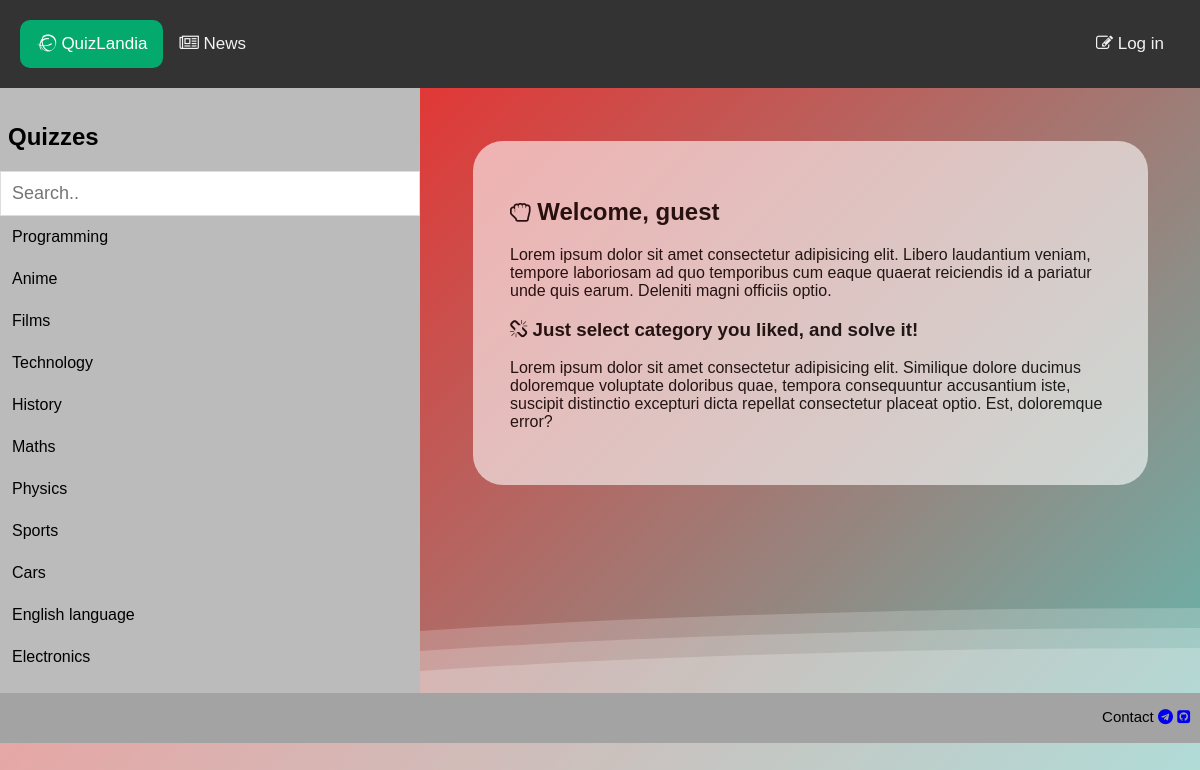
The app's page /, older data.
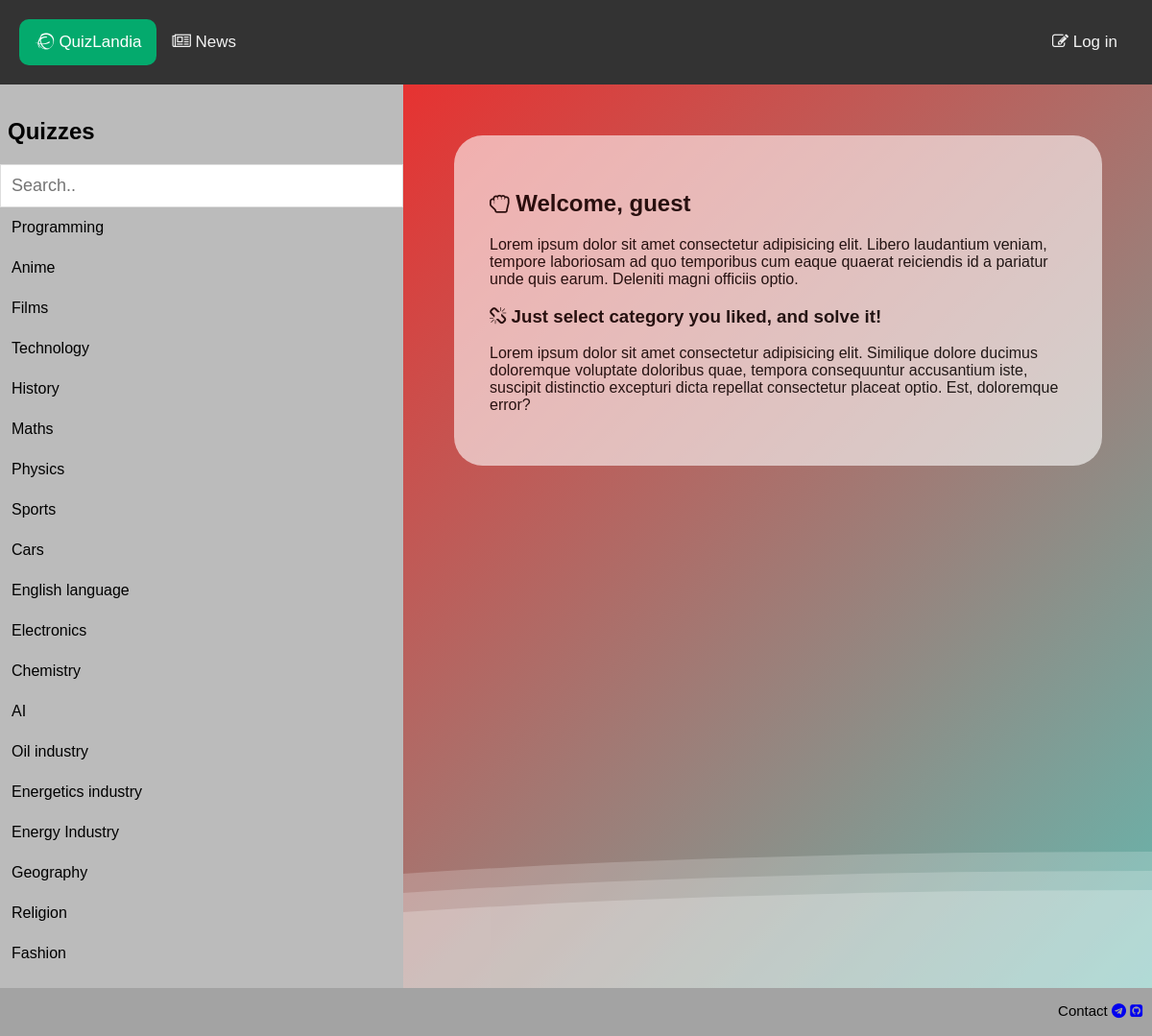
The same page, newer data.
### quiz/models.py (models this page shows, shortened)
class Category(models.Model):
    title = models.CharField('Title', max_length=200)
    slug = models.SlugField('URL', unique=True)
    description = models.TextField('Description', blank=True)
    npp = models.PositiveSmallIntegerField('Sort', default=0)
    class Meta:
        db_table = 'categories'
        verbose_name = 'category'
        verbose_name_plural = 'categories'
        ordering = ('npp', )
    def get_absolute_url(self):
        return reverse('category', kwargs={'category_slug': self.slug})

### quiz/views.py (the view)
# urls.py: path('', index_view, name='index'),
def index_view(request):
    categories = Category.objects.all()
    context = {
        'title': 'Main page',
        'categories': categories
    }
    return render(request, 'quiz/index.html', context=context)

### quiz/templates/quiz/index.html (shortened to what this page needs)
{% extends 'base.html' %}
{% load static %}
{% block content %}
    <div class="row">
        <div class="left" style="background-color:#bbb; height: 100%;">
            <h2>Quizzes</h2>
            <form action="{% url 'search_results' %}" method="get">
                <input name="q" type="text" id="mySearch" onkeyup="myFunction()" placeholder="Search.." title="Type in a category">
            </form>
            <ul id="myMenu">
            {% for category in categories %}
                <li>
                    <a href="{{ category.get_absolute_url }}">
                       {{ category.title }}
                    </a>
                </li>
            {% endfor %}
        </div>
        <div class="right">
            <div>
                {% if user.username %}
                    <h2><i class="fa fa-hand-rock-o" aria-hidden="true"></i> Welcome, {{user.username}}</h2>
                {% else %}
                    <h2><i class="fa fa-hand-rock-o" aria-hidden="true"></i> Welcome, guest</h2>
                {% endif %}
                <p>Lorem ipsum dolor sit amet consectetur adipisicing elit. Libero laudantium veniam, tempore laboriosam ad quo temporibus cum eaque quaerat reiciendis id a pariatur unde quis earum. Deleniti magni officiis optio.</p>
                <h3><i class="fa fa-chain-broken" aria-hidden="true"></i> Just select category you liked, and solve it!</h3>
                <p>Lorem ipsum dolor sit amet consectetur adipisicing elit. Similique dolore ducimus doloremque voluptate doloribus quae, tempora consequuntur accusantium iste, suscipit distinctio excepturi dicta repellat consectetur placeat optio. Est, doloremque error?</p>
            </div>
        </div>
        <div>
            <div class="wave"></div>
            <div class="wave"></div>
            <div class="wave"></div>
        </div>
    </div>
{% endblock %}

### templates/base.html (shortened to what this page needs)
{% load static %}
<!doctype html>
<html lang="en">
<head>
    <link rel="stylesheet" href="{% static 'style.css' %}">
    <link rel="stylesheet" href="https://cdnjs.cloudflare.com/ajax/libs/font-awesome/4.7.0/css/font-awesome.min.css">
</head>
<body>
    {% include 'header.html' %}
    {% block content %}
    {% endblock %}
    {% include 'footer.html' %}
</body>
</html>

### templates/header.html (shortened to what this page needs)
{% load static %}
{% block css %}
    <link rel="stylesheet" href="https://cdnjs.cloudflare.com/ajax/libs/font-awesome/4.7.0/css/font-awesome.min.css">
{% endblock css %}
<div class="topnav" id="myTopnav">
  <a href="{% url 'index' %}" class="active"><i class="fa fa-ravelry" aria-hidden="true"></i>
    QuizLandia</a>
  <a href=""><i class="fa fa-newspaper-o" aria-hidden="true"></i> News</a>
  {% if user.is_staff %}
    <a href="/admin/quiz/" style="float: right;"><i class="fa fa-pencil-square-o" aria-hidden="true"></i> Manage</a>
  {% else %}
    <a href="/admin/quiz/" style="float: right;"><i class="fa fa-pencil-square-o" aria-hidden="true"></i> Log in</a>
  {% endif %}
</div>

### templates/footer.html (shortened to what this page needs)
{% load static %}
<div class="futer">
    <div>
        Contact
        <a href="https://t.me/shaxruxtleubaev1" style="text-decoration: none;">
            <i class="fa fa-telegram" aria-hidden="true"></i>
        </a>
        <a href="https://github.com/shaxruxtleubaev" style="text-decoration: none;">
            <i class="fa fa-github-square" aria-hidden="true"></i>
        </a>
    </div>
</div>

### static/style.css (style rules this page uses)
body { background-color: #fff; font-family:'Segoe UI', Tahoma, Geneva, Verdana, sans-serif }

### quiz/templates/quiz/index.html (style rules this page uses)
body { font-family: Arial, Helvetica, sans-serif; }
* { box-sizing: border-box; }
.row { display: flex; }
.left { flex: 35%; padding: 15px 0; height: 1000px; }
.left h2 { padding-left: 8px; }
.right { flex: 65%; padding: 15px; opacity: 80%; }
.right div { border-radius: 30px; background-color: rgba(255, 255, 255, 0.75); padding: 5%; margin: 5%; height: max-content; }
#mySearch { width: 100%; font-size: 18px; padding: 11px; border: 1px solid #ddd; }
#myMenu { list-style-type: none; padding: 0; margin: 0; }
#myMenu li a { padding: 12px; text-decoration: none; color: black; display: block }
body { margin: auto; font-family: -apple-system, BlinkMacSystemFont, sans-serif; overflow: auto; background: linear-gradient(315deg, rgba(101,0,94,1) 3%, rgba(60,132,206,1) 38%, rgba(48,238,226,1) 68%, rgba(255,25,25,1) 98%); animation: gradient 10s ease infinite; background-size: 400% 400%; background-attachment: fixed; }
.wave { background: rgb(255 255 255 / 25%); border-radius: 1000% 1000% 0 0; position: fixed; width: 200%; height: 12em; animation: wave 10s -3s linear infinite; transform: translate3d(0, 0, 0); opacity: 0.8; bottom: 0; left: 0; z-index: -1; }
.wave:nth-of-type(2) { bottom: -1.25em; animation: wave 18s linear reverse infinite; opacity: 0.8; }
.wave:nth-of-type(3) { bottom: -2.5em; animation: wave 20s -1s reverse infinite; opacity: 0.9; }

### templates/base.html (style rules this page uses)
body { font-family:'Lucida Sans', 'Lucida Sans Regular', 'Lucida Grande', 'Lucida Sans Unicode', Geneva, Verdana, sans-serif; margin: 0; }

### templates/header.html (style rules this page uses)
.topnav { overflow: hidden; background-color: #333; padding: 20px; }
.topnav a { float: left; display: block; color: #f2f2f2; text-align: center; padding: 14px 16px; text-decoration: none; font-size: 17px; border-radius: 10px; }
.topnav a.active { background-color: #04AA6D; color: white; border-radius: 10px; }

### templates/footer.html (style rules this page uses)
.futer { background-color: #ddd; width: 100%; }
.futer div { float: right; font-family:'Gill Sans', 'Gill Sans MT', Calibri, 'Trebuchet MS', sans-serif; height: 50px; width: 100%; text-align: right; padding: 15px 10px 15px 10px; background-color: rgb(163, 163, 163); font-size: 15px; }

Row changes from the older to the newer data that the page shows:
added Category: title "Chemistry"
added Category: title "AI"
added Category: title "Oil industry"
added Category: title "Energetics industry"
added Category: title "Energy Industry"
added Category: title "Geography"
added Category: title "Religion"
added Category: title "Fashion"
